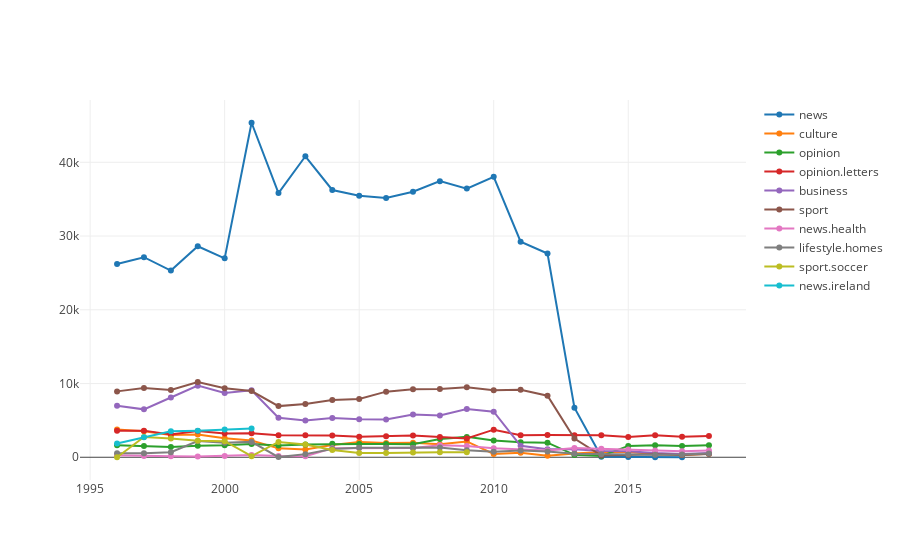

Notebook code for this chart:
### Markdown cell above
### Top 10 Headline Categories across Years

### Code cell
years = df['year'].unique().tolist()
categories = top10_df['headline_category'].unique().tolist()
traces = []
i = 0
for category in categories:
    y = top10_df[top10_df['headline_category'] == category].groupby('year')['headline_category'].count().values.tolist()
    x = years
    traces.append(go.Scatter(y=y,
                             x=x,
                             name=category,
                             mode='lines+markers'
                           ))
    
layout = go.Layout(title='<b>Top 10 Headline Categories across all years</b>',
                   xaxis=dict(title='Count'),
                   yaxis=dict(title='Category',
                              automargin=True
                             )
                  )
    
fig = go.Figure(data=traces)
py.iplot(fig)

### Figure 1 — Plotly figure (JSON) as saved in the notebook; plotly's stock layout.template omitted (floating-point values rounded to 4 significant figures)
{"data": [{"mode": "lines+markers", "name": "news", "type": "scatter", "uid": "70a0c0d8-2d96-4ff9-9d76-4ba9d1b25bf5", "x": [1996, 1997, 1998, 1999, 2000, 2001, 2002, 2003, 2004, 2005, 2006, 2007, 2008, 2009, 2010, 2011, 2012, 2013, 2014, 2015, 2016, 2017, 2018], "y": [26216, 27130, 25321, 28614, 26975, 45363, 35830, 40816, 36245, 35465, 35166, 36008, 37444, 36433, 38039, 29242, 27628, 6728, 69, 37, 2, 3]}, {"mode": "lines+markers", "name": "culture", "type": "scatter", "uid": "9bbd0c9e-635f-4743-9abb-4b8c83be28e3", "x": [1996, 1997, 1998, 1999, 2000, 2001, 2002, 2003, 2004, 2005, 2006, 2007, 2008, 2009, 2010, 2011, 2012, 2013, 2014, 2015, 2016, 2017, 2018], "y": [3749, 3541, 3023, 3079, 2570, 2277, 1206, 1068, 1674, 2068, 1918, 1983, 1754, 2150, 443, 625, 212, 524, 726, 744, 419, 292, 464]}, {"mode": "lines+markers", "name": "opinion", "type": "scatter", "uid": "1f3343b0-1eae-45a3-9d24-086682919711", "x": [1996, 1997, 1998, 1999, 2000, 2001, 2002, 2003, 2004, 2005, 2006, 2007, 2008, 2009, 2010, 2011, 2012, 2013, 2014, 2015, 2016, 2017, 2018], "y": [1631, 1528, 1379, 1571, 1629, 1810, 1608, 1735, 1819, 1804, 1793, 1768, 2463, 2764, 2277, 2024, 1975, 323, 160, 1544, 1644, 1536, 1628]}, {"mode": "lines+markers", "name": "opinion.letters", "type": "scatter", "uid": "0bd9842d-e99e-4eef-840b-2107b2648342", "x": [1996, 1997, 1998, 1999, 2000, 2001, 2002, 2003, 2004, 2005, 2006, 2007, 2008, 2009, 2010, 2011, 2012, 2013, 2014, 2015, 2016, 2017, 2018], "y": [3608, 3612, 3095, 3573, 3220, 3261, 2972, 3002, 2953, 2780, 2862, 2962, 2737, 2540, 3744, 2972, 3013, 3000, 2998, 2734, 2972, 2781, 2871]}, {"mode": "lines+markers", "name": "business", "type": "scatter", "uid": "952e0800-6dc8-482a-bd4f-61db697a172b", "x": [1996, 1997, 1998, 1999, 2000, 2001, 2002, 2003, 2004, 2005, 2006, 2007, 2008, 2009, 2010, 2011, 2012, 2013, 2014, 2015, 2016, 2017, 2018], "y": [6988, 6496, 8102, 9713, 8722, 9074, 5351, 4982, 5309, 5161, 5118, 5799, 5670, 6542, 6184, 1554, 1082, 1099, 836, 808, 563, 430, 572]}, {"mode": "lines+markers", "name": "sport", "type": "scatter", "uid": "a183548f-9530-458a-bdbf-ccfb773421c9", "x": [1996, 1997, 1998, 1999, 2000, 2001, 2002, 2003, 2004, 2005, 2006, 2007, 2008, 2009, 2010, 2011, 2012, 2013, 2014, 2015, 2016, 2017, 2018], "y": [8934, 9378, 9130, 10216, 9370, 8975, 6936, 7226, 7778, 7898, 8901, 9223, 9264, 9491, 9088, 9161, 8353, 2532, 238, 292, 400, 323, 452]}, {"mode": "lines+markers", "name": "news.health", "type": "scatter", "uid": "9f93b306-150a-4c10-8c80-5b6f7df8e3cf", "x": [1996, 1997, 1998, 1999, 2000, 2001, 2002, 2003, 2004, 2005, 2006, 2007, 2008, 2009, 2010, 2011, 2012, 2013, 2014, 2015, 2016, 2017, 2018], "y": [284, 185, 149, 113, 159, 299, 177, 150, 1216, 1247, 1247, 1244, 1641, 1544, 1215, 1023, 926, 1264, 1162, 1062, 932, 815, 907]}, {"mode": "lines+markers", "name": "lifestyle.homes", "type": "scatter", "uid": "74dd6c5f-b06f-4a4f-8308-ec7f398333b1", "x": [1996, 1997, 1998, 1999, 2000, 2001, 2002, 2003, 2004, 2005, 2006, 2007, 2008, 2009, 2010, 2011, 2012, 2013, 2014, 2015, 2016, 2017, 2018], "y": [539, 542, 689, 2201, 1966, 2086, 21, 425, 1129, 1291, 1293, 1269, 1312, 959, 731, 933, 796, 493, 418, 374, 337, 368, 513]}, {"mode": "lines+markers", "name": "sport.soccer", "type": "scatter", "uid": "6ca0ee40-5a0e-4110-8fba-6b048a057c11", "x": [1996, 1997, 1998, 1999, 2000, 2001, 2002, 2003, 2004, 2005, 2006, 2007, 2008, 2009, 2010, 2011, 2012, 2013, 2014, 2015, 2016, 2017, 2018], "y": [4, 2744, 2559, 2235, 2182, 150, 2077, 1744, 992, 595, 590, 660, 676, 690]}, {"mode": "lines+markers", "name": "news.ireland", "type": "scatter", "uid": "beadb90c-cab9-49ea-883e-6d1211040641", "x": [1996, 1997, 1998, 1999, 2000, 2001, 2002, 2003, 2004, 2005, 2006, 2007, 2008, 2009, 2010, 2011, 2012, 2013, 2014, 2015, 2016, 2017, 2018], "y": [1859, 2712, 3519, 3612, 3755, 3893]}], "layout": {}}
